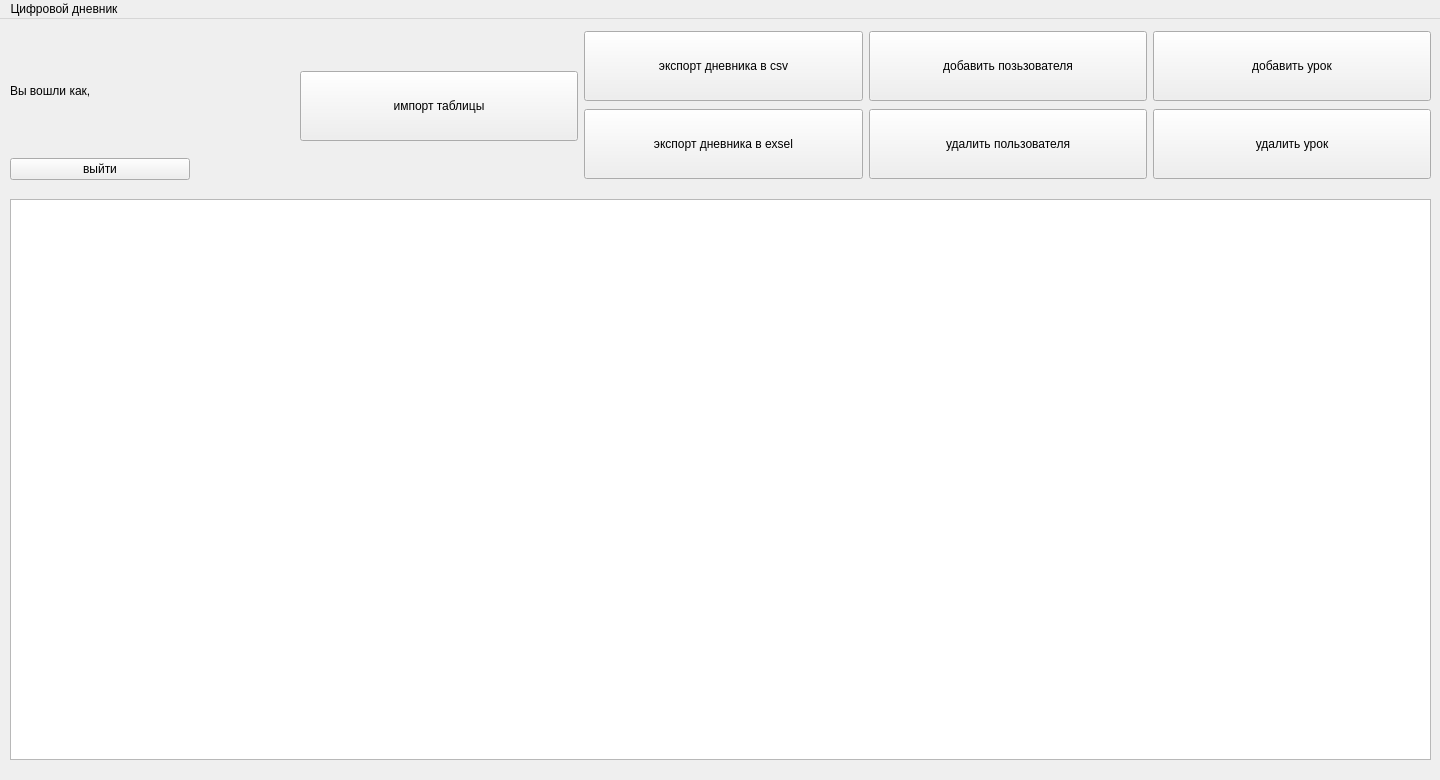
<?xml version="1.0" encoding="UTF-8"?>
<ui version="4.0">
 <class>StartWindow</class>
 <widget class="QMainWindow" name="StartWindow">
  <property name="geometry">
   <rect>
    <x>0</x>
    <y>0</y>
    <width>1440</width>
    <height>780</height>
   </rect>
  </property>
  <property name="minimumSize">
   <size>
    <width>1440</width>
    <height>780</height>
   </size>
  </property>
  <property name="maximumSize">
   <size>
    <width>1440</width>
    <height>780</height>
   </size>
  </property>
  <property name="windowTitle">
   <string>MainWindow</string>
  </property>
  <widget class="QWidget" name="centralwidget">
   <widget class="QWidget" name="horizontalLayoutWidget">
    <property name="geometry">
     <rect>
      <x>300</x>
      <y>10</y>
      <width>1131</width>
      <height>154</height>
     </rect>
    </property>
    <layout class="QHBoxLayout" name="horizontalLayout">
     <item>
      <widget class="QPushButton" name="pushButton">
       <property name="minimumSize">
        <size>
         <width>0</width>
         <height>70</height>
        </size>
       </property>
       <property name="text">
        <string>импорт таблицы</string>
       </property>
      </widget>
     </item>
     <item>
      <layout class="QVBoxLayout" name="verticalLayout_2">
       <item>
        <widget class="QPushButton" name="pushButton_2">
         <property name="minimumSize">
          <size>
           <width>0</width>
           <height>70</height>
          </size>
         </property>
         <property name="text">
          <string>экспорт дневника в csv</string>
         </property>
        </widget>
       </item>
       <item>
        <widget class="QPushButton" name="pushButton_3">
         <property name="minimumSize">
          <size>
           <width>0</width>
           <height>70</height>
          </size>
         </property>
         <property name="text">
          <string>экспорт дневника в exsel</string>
         </property>
        </widget>
       </item>
      </layout>
     </item>
     <item>
      <layout class="QVBoxLayout" name="verticalLayout">
       <item>
        <widget class="QPushButton" name="pushButton_4">
         <property name="minimumSize">
          <size>
           <width>0</width>
           <height>70</height>
          </size>
         </property>
         <property name="text">
          <string>добавить позьзователя</string>
         </property>
        </widget>
       </item>
       <item>
        <widget class="QPushButton" name="pushButton_6">
         <property name="minimumSize">
          <size>
           <width>0</width>
           <height>70</height>
          </size>
         </property>
         <property name="text">
          <string>удалить пользователя</string>
         </property>
        </widget>
       </item>
      </layout>
     </item>
     <item>
      <layout class="QVBoxLayout" name="verticalLayout_3">
       <item>
        <widget class="QPushButton" name="pushButton_5">
         <property name="minimumSize">
          <size>
           <width>0</width>
           <height>70</height>
          </size>
         </property>
         <property name="text">
          <string>добавить урок</string>
         </property>
        </widget>
       </item>
       <item>
        <widget class="QPushButton" name="pushButton_7">
         <property name="minimumSize">
          <size>
           <width>0</width>
           <height>70</height>
          </size>
         </property>
         <property name="text">
          <string>удалить урок</string>
         </property>
        </widget>
       </item>
      </layout>
     </item>
    </layout>
   </widget>
   <widget class="QWidget" name="verticalLayoutWidget_4">
    <property name="geometry">
     <rect>
      <x>10</x>
      <y>10</y>
      <width>181</width>
      <height>151</height>
     </rect>
    </property>
    <layout class="QVBoxLayout" name="verticalLayout_4">
     <item>
      <widget class="QLabel" name="label">
       <property name="text">
        <string>Вы вошли как, </string>
       </property>
      </widget>
     </item>
     <item>
      <widget class="QPushButton" name="pushButton_8">
       <property name="maximumSize">
        <size>
         <width>180</width>
         <height>16777215</height>
        </size>
       </property>
       <property name="text">
        <string>выйти</string>
       </property>
      </widget>
     </item>
    </layout>
   </widget>
   <widget class="QTableWidget" name="tableWidget">
    <property name="geometry">
     <rect>
      <x>10</x>
      <y>180</y>
      <width>1421</width>
      <height>561</height>
     </rect>
    </property>
   </widget>
  </widget>
  <widget class="QMenuBar" name="menuBar">
   <property name="geometry">
    <rect>
     <x>0</x>
     <y>0</y>
     <width>1440</width>
     <height>24</height>
    </rect>
   </property>
   <widget class="QMenu" name="menu">
    <property name="title">
     <string>Цифровой дневник</string>
    </property>
    <addaction name="action_about"/>
   </widget>
   <addaction name="menu"/>
  </widget>
  <action name="actionkvf">
   <property name="text">
    <string>kvf</string>
   </property>
  </action>
  <action name="action_about">
   <property name="text">
    <string>О программе</string>
   </property>
  </action>
  <action name="action_quit">
   <property name="text">
    <string>Закрыть</string>
   </property>
  </action>
 </widget>
 <resources/>
 <connections/>
</ui>
